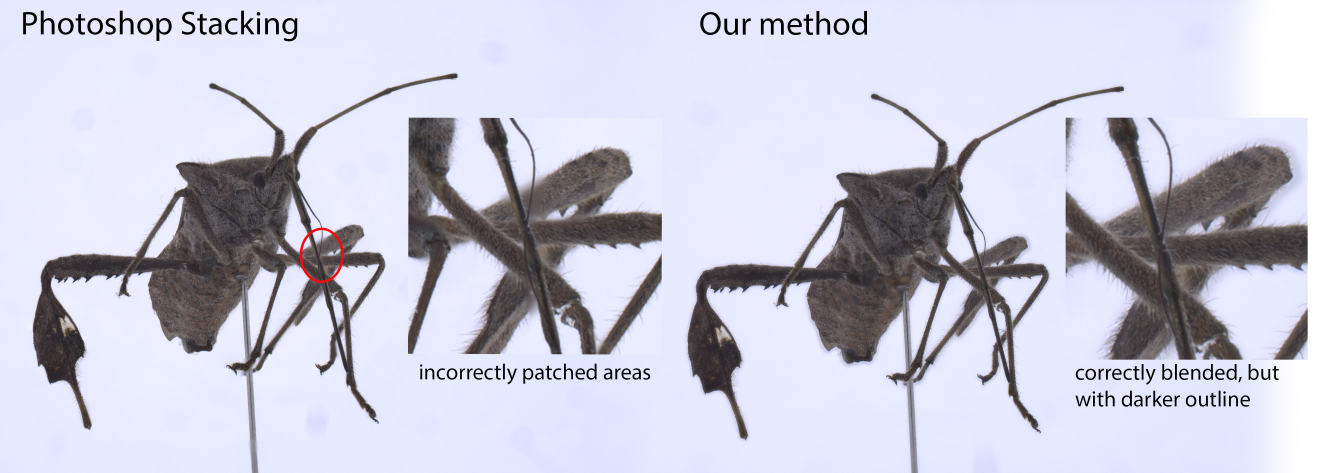
#> input picture Photoshop_v_us.jpg, 4000 x 1417 px (shown at 1/3 size)
$ python -i Live_view_FLIR.py   (imports and definitions only)   (older library calls are emulated)
#> lines starting #> are read from the running program, lines starting #| are printed output that depends on the picture; after the words box and inside, x2 and y2 are one past the last pixel; in counts of white or black regions, pixels touching at a corner belong together
#> further down, picture is the input picture: shape (1417, 4000, 3); mean B, G, R 215.1, 199.3, 198.9
import cv2
import platform
import numpy as np
import time

# NOTE: import of the PySpin/Spinnaker bindings can sometimes block or hang
# depending on the process working directory, environment, or loaded DLLs.
# Defer importing PySpin until we actually initialise the camera so that
# creating a `customFLIR()` instance is lightweight and won't freeze GUI
# applications that import this module (for example `scAnt.py`).


class customFLIR():

    def __init__(self):
        # Lightweight constructor: do not import or initialise Spinnaker here
        # because importing PySpin can block in some environments. Instead
        # defer loading until initialise_camera() is called.
        self.PySpin = None
        self._spinnaker_loaded = False
        self.system = None
        self.cam_list = None
        self.cam = None
        self.device_names = []
        print("customFLIR instance created (Spinnaker not yet loaded)")

    # [158 lines left out: functions _ensure_spinnaker, initialise_camera, deinitialise_camera, configure_exposure, suggest_values, showFocus, not called in this run]

    def set_gain(self, gain=1.83):
        self.cam.GainAuto.SetValue(self.PySpin.GainAuto_Off)
        self.cam.Gain.SetValue(gain)

    def set_gamma(self, gamma=0.8):
        self.cam.Gamma.SetValue(gamma)

    # [6 lines left out: function set_white_balance, not called in this run]

    def set_black_level(self, level):
        pass
        ### TODO
        # self.cam.BlackLevelRaw.SetValue(level)

    # [203 lines left out: functions reset_exposure, reset_gain, print_device_info, live_view, capture_image, exit_cam, not called in this run]

    def showExposure(self, img):
        try:
            """ ### pass recorded images into this function to return overlaid exposure warnings / histogram"""
            # code altered from official openCV documentation
            # https://docs.opencv.org/master/d8/dbc/tutorial_histogram_calculation.html
            # split bgr values into separate planes of the retrieved image
            bgr_planes = cv2.split(img)
            # define number of bins for colour histogram
            histSize = 256
            histRange = (0, 256)  # the upper boundary is exclusive
            # to enforce equal bin sizes
            accumulate = False

            b_hist = cv2.calcHist(bgr_planes, [0], None, [histSize], histRange, accumulate=accumulate)
#> b_hist = 256 values, max 2999260 at index 255, min 26 at index 29, mean 22140.6
            g_hist = cv2.calcHist(bgr_planes, [1], None, [histSize], histRange, accumulate=accumulate)
#> g_hist = 256 values, max 627956 at index 233, min 15 at index 24, mean 22140.6
            r_hist = cv2.calcHist(bgr_planes, [2], None, [histSize], histRange, accumulate=accumulate)
#> r_hist = 256 values, max 600638 at index 232, min 2 at index 22, mean 22140.6

            # define size of the generated histogram
            hist_w = 256
            hist_h = 200
            bin_w = int(round(hist_w / histSize))

            histImage = np.zeros((hist_h, hist_w, 3), dtype=np.uint8)

            # first all values are normalised to fall in the range of the image
            # might disable this later, as I'd rather have a constant scale on the refreshed inputs

            cv2.normalize(b_hist, b_hist, alpha=0, beta=hist_h, norm_type=cv2.NORM_MINMAX)
            cv2.normalize(g_hist, g_hist, alpha=0, beta=hist_h, norm_type=cv2.NORM_MINMAX)
            cv2.normalize(r_hist, r_hist, alpha=0, beta=hist_h, norm_type=cv2.NORM_MINMAX)

            for i in range(1, histSize):
                cv2.line(histImage, (bin_w * (i - 1), hist_h - int(np.round(b_hist[i - 1]))),
                         (bin_w * i, hist_h - int(np.round(b_hist[i]))),
                         (255, 20, 20), thickness=2)
                cv2.line(histImage, (bin_w * (i - 1), hist_h - int(np.round(g_hist[i - 1]))),
                         (bin_w * i, hist_h - int(np.round(g_hist[i]))),
                         (20, 255, 20), thickness=2)
                cv2.line(histImage, (bin_w * (i - 1), hist_h - int(np.round(r_hist[i - 1]))),
                         (bin_w * i, hist_h - int(np.round(r_hist[i]))),
                         (20, 20, 255), thickness=2)
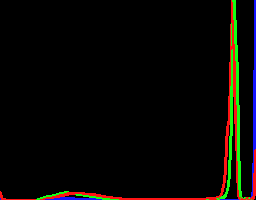
#> histImage: shape (200, 256, 3); mean of channels 0, 1, 2 3.9, 6.7, 7.8; drawn as B, G, R

            # next highlight overexposed areas

            lower_limit = np.array([0, 0, 0])
#> lower_limit = [0, 0, 0]
            upper_limit = np.array([254, 254, 254])
#> upper_limit = [254, 254, 254]

            mask = cv2.bitwise_not(cv2.inRange(img, lower_limit, upper_limit))
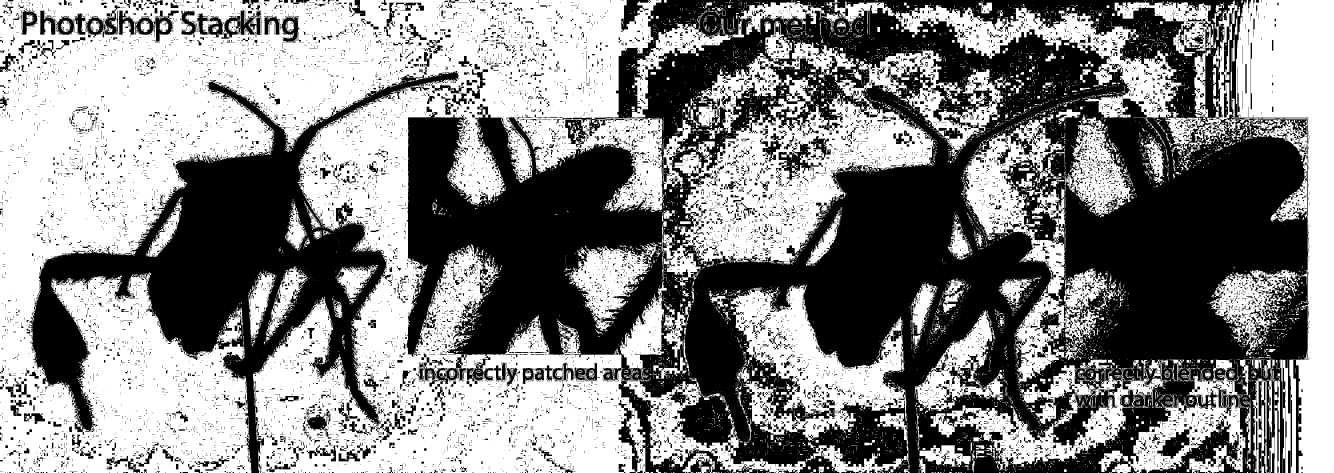
#> mask: shape (1417, 4000) (shown at 1/3 size); 52.9% white; 9280 black regions (6857 under 20 px), largest, box (x1, y1, x2, y2) and area: (1205, 0, 3926, 1417) 1992513, (87, 213, 1376, 1417) 396924, (356, 32, 522, 128) 5598

            over_exposed_img = np.zeros((img.shape[0], img.shape[1], 3))
#> over_exposed_img: shape (1417, 4000, 3) float64; every value is 0
            over_exposed_img[:, :, 2] = mask
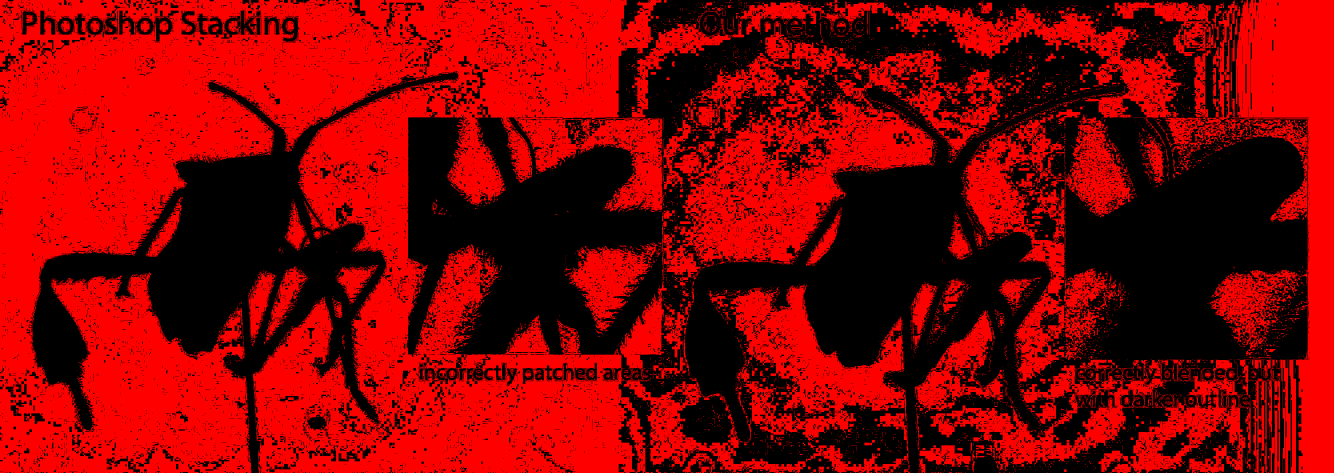
#> over_exposed_img: shape (1417, 4000, 3) float64 (shown at 1/3 size); mean B, G, R 0, 0, 135

            # combine histogram and over exposure to single overlay

            px_offset_x = 20
            px_offset_y = 20

            offset_hist = np.zeros((img.shape[0], img.shape[1], 3))
            offset_hist[img.shape[0] - hist_h - px_offset_y:img.shape[0] - px_offset_y,
            img.shape[1] - hist_w - px_offset_x:img.shape[1] - px_offset_x] = histImage
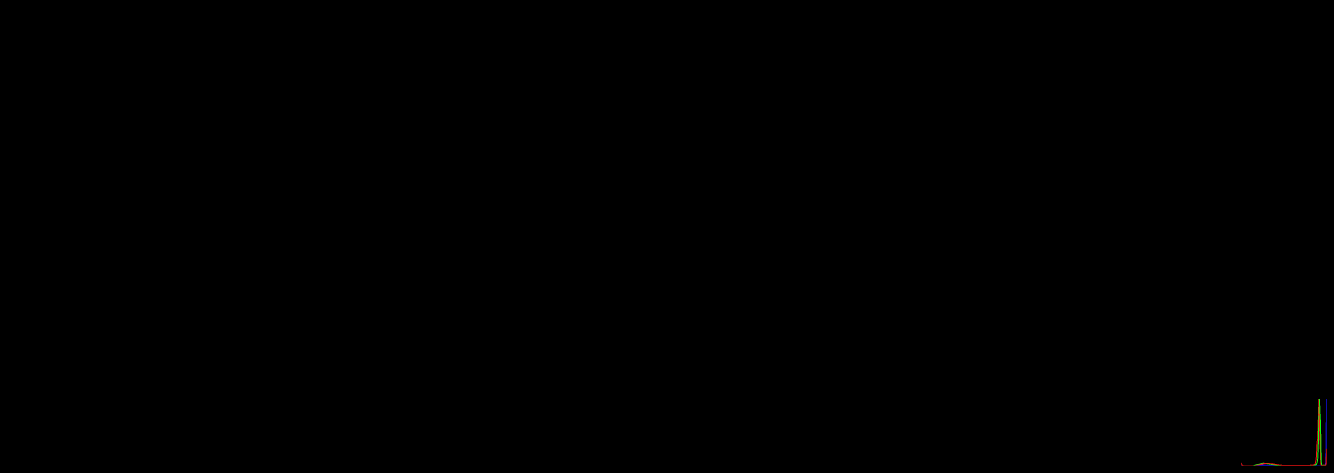
#> offset_hist: shape (1417, 4000, 3) float64 (shown at 1/3 size); mean B, G, R 0, 0.1, 0.1

            overlay = over_exposed_img + offset_hist
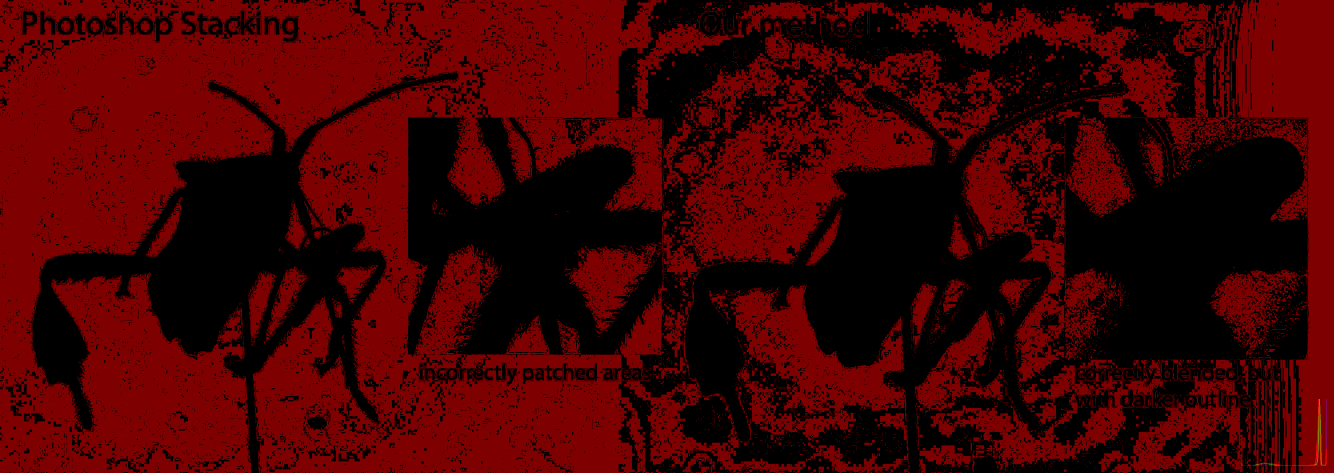
#> overlay: shape (1417, 4000, 3) float64 (shown at 1/3 size); mean B, G, R 0, 0.1, 135; drawn with min black and max white
            overlay = overlay.astype(np.uint8)

            # ret, alpha_overlay = cv2.threshold(np.sum(overlay, axis=2), 1, 255, cv2.THRESH_BINARY)
            alpha_overlay = np.sum(overlay, axis=2) != 0
#> alpha_overlay: shape (1417, 4000) bool; 52.9% white; 9294 black regions (6860 under 20 px), largest, box (x1, y1, x2, y2) and area: (1205, 0, 3926, 1417) 1977867, (87, 213, 1376, 1417) 396924, (3444, 1256, 3772, 1417) 13324
            alpha_img = 1.0 - alpha_overlay

            combined_img = np.zeros((img.shape[0], img.shape[1], 3))

            # now for each colour channel blend the original image and the overlay together
            for c in range(0, 3):
                combined_img[:, :, c] = overlay[:, :, c] + (alpha_img * img[:, :, c])
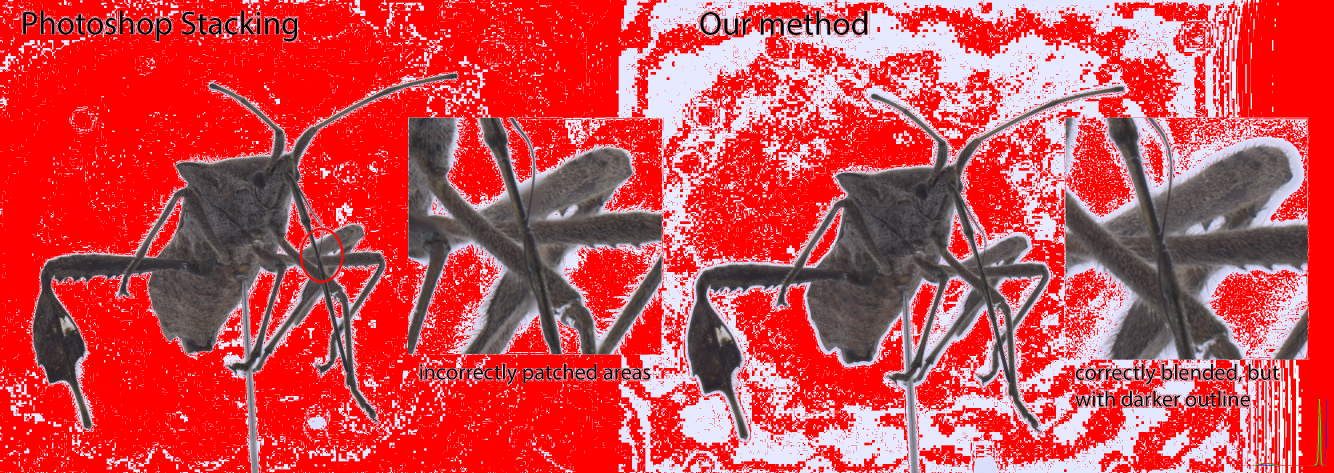
#> combined_img: shape (1417, 4000, 3) float64 (shown at 1/3 size); mean B, G, R 80.1, 74.6, 210.4

            return combined_img.astype(np.uint8)
        except:
            # this function may fail to execute when the program is being shut down
            pass

# [18 lines left out: function variance_of_laplacian, not called in this run]

# [24 lines not run here, left out]

>>> import cv2
>>> picture = cv2.imread('../Photoshop_v_us.jpg')
>>> result = customFLIR().showExposure(picture)

$ run again, on Chroma_Key.jpg
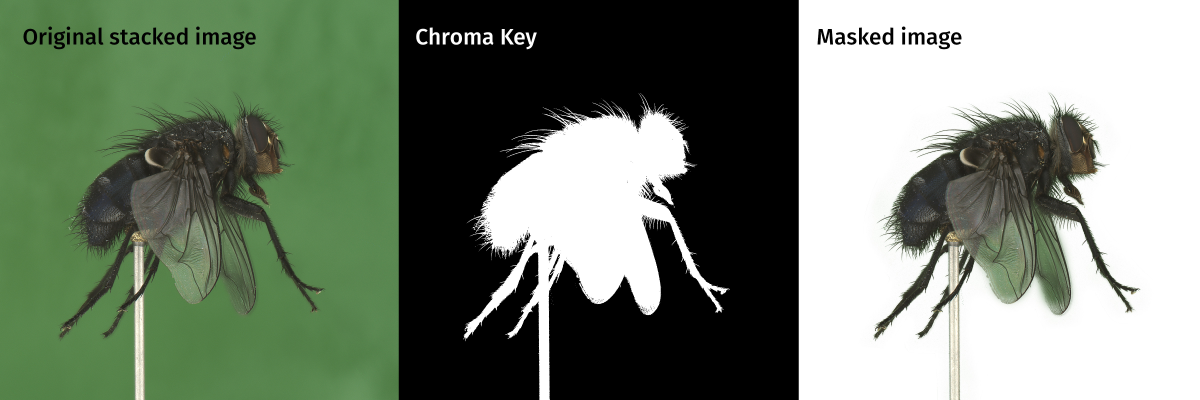
#> input picture Chroma_Key.jpg, 4800 x 1600 px (shown at 1/4 size)
#> picture is the input picture: shape (1600, 4800, 3); mean B, G, R 114.4, 131.2, 118.6
#> b_hist = 256 values, max 2158628 at index 255, min 149 at index 12, mean 30000
#> g_hist = 256 values, max 2173366 at index 255, min 37 at index 13, mean 30000
#> r_hist = 256 values, max 2162008 at index 255, min 33 at index 14, mean 30000
#> after the loop in showExposure, `for i in range(1, histSize):`:
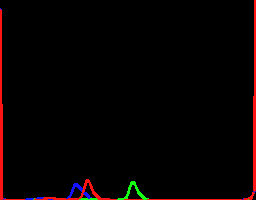
#> histImage: shape (200, 256, 3); mean of channels 0, 1, 2 1.4, 1.5, 6.9; drawn as B, G, R
#> lower_limit = [0, 0, 0]
#> upper_limit = [254, 254, 254]
#> mask: shape (1600, 4800); 28.4% white; 18772 white regions (18382 under 20 px), largest, box (x1, y1, x2, y2) and area: (3196, 0, 4800, 1600) 1661680, (1854, 431, 2913, 1600) 438537, (1859, 129, 1922, 178) 1355
#> after the loop in showExposure, `for c in range(0, 3):`:
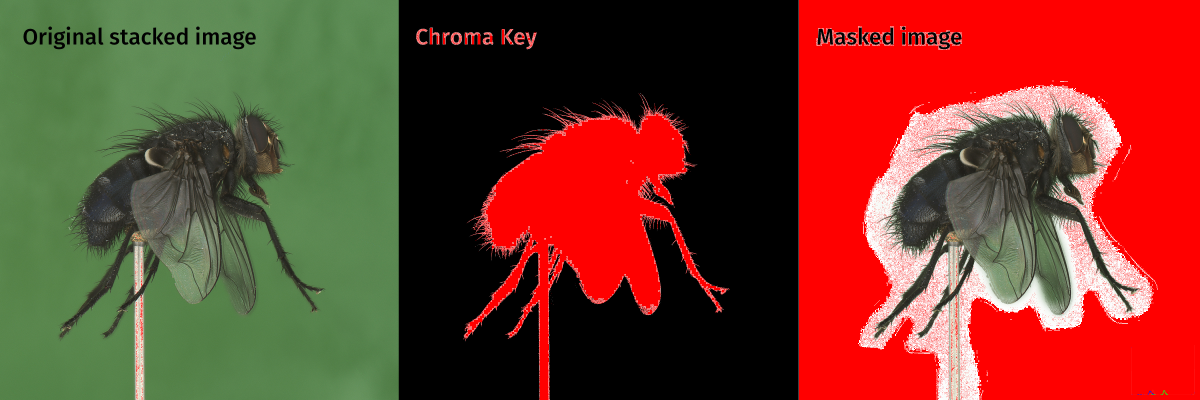
#> combined_img: shape (1600, 4800, 3) float64 (shown at 1/4 size); mean B, G, R 42.1, 58.9, 118.6
